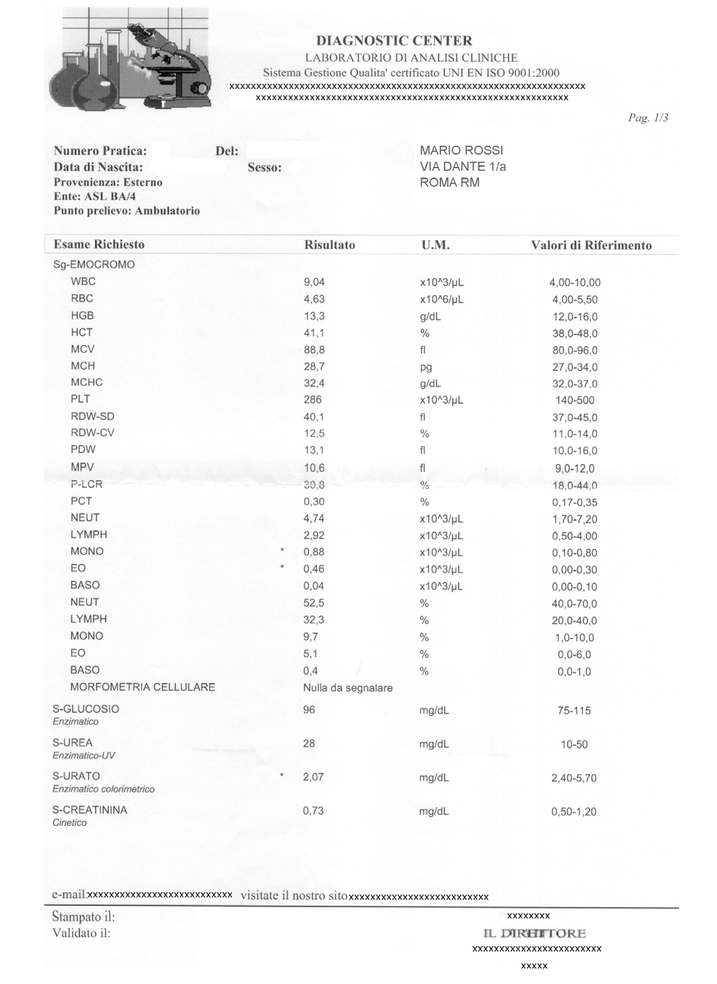
#> input picture ml-service/data/Screenshot-2023-04-03-at-1.01.30-PM.png, 717 x 984 px, shrunk from 1156 x 1586 before the run, found by its file name
$ jupyter execute --allow-errors ocr.ipynb
#> lines starting #> are read from the running program, lines starting #| are printed output that depends on the picture; after the words box and inside, x2 and y2 are one past the last pixel; in counts of white or black regions, pixels touching at a corner belong together
# Instead of making python OCR which doesnt gurantee to extract everything correctly we will use genAI model that will extract and give result in desired format

[cell 1]
"""
medical_ocr.py
Classic OCR (NO GenAI)
- Image or PDF input
- Handles blocks, tables, paragraphs (best-effort)
- Extracts patient info + lab values
- Outputs a Python dictionary
"""

import cv2
import pytesseract
import numpy as np
from PIL import Image
import re
import os
from pdf2image import convert_from_path

# ---------- CONFIG ----------
# If Tesseract is not in PATH, uncomment and set this:
# pytesseract.pytesseract.tesseract_cmd = r"C:\Program Files\Tesseract-OCR\tesseract.exe"

# ---------- IMAGE PREPROCESSING ----------
def preprocess_image(image_path):
    img = cv2.imread(image_path)
#> img is the input picture: shape (984, 717, 3); min 0, max 255, mean 246.5
    if img is None:
        raise FileNotFoundError(f"Cannot read image: {image_path}")

    gray = cv2.cvtColor(img, cv2.COLOR_BGR2GRAY)
    blur = cv2.GaussianBlur(gray, (5, 5), 0)

    # Otsu thresholding for clean text
    thresh = cv2.threshold(
        blur, 0, 255, cv2.THRESH_BINARY + cv2.THRESH_OTSU
    )[1]
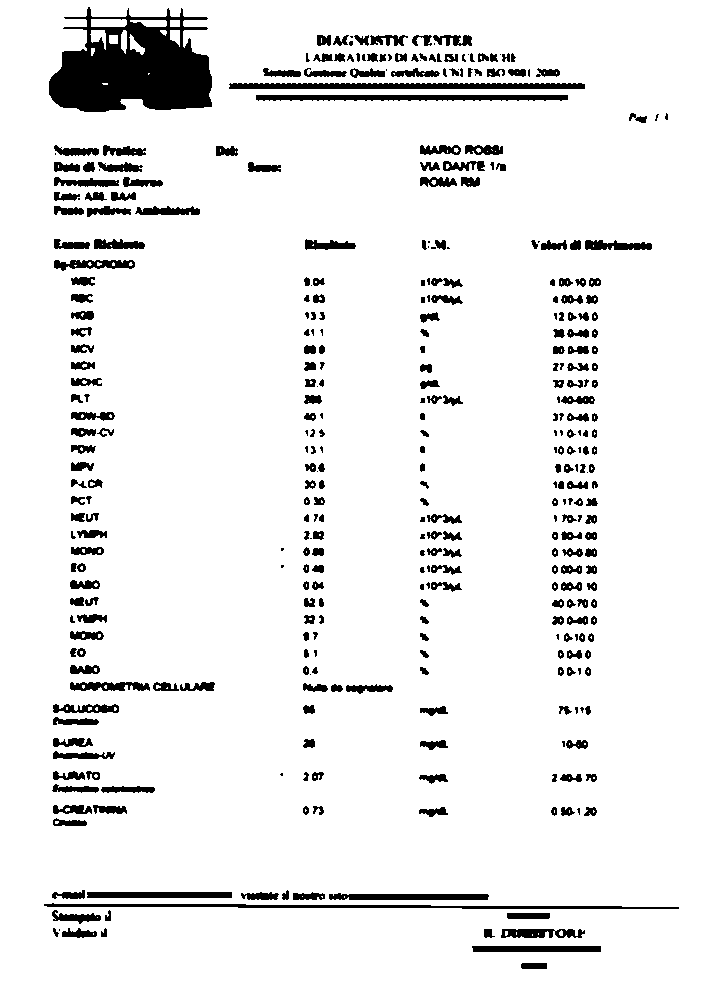
#> thresh: shape (984, 717); 92.6% white; 380 black regions (61 under 20 px), largest, box (x1, y1, x2, y2) and area: (49, 7, 212, 112) 11203, (229, 83, 585, 89) 2012, (44, 903, 679, 909) 1824

    # Optional: deskew
    coords = np.column_stack(np.where(thresh > 0))
#> coords = 653381 pairs, first value 0 to 983, second value 0 to 716
    angle = cv2.minAreaRect(coords)[-1]
#> angle = -90
    if angle < -45:
        angle = -(90 + angle)
#> angle = 0
    else:
        angle = -angle

    (h, w) = thresh.shape[:2]
#> h = 984; w = 717
    M = cv2.getRotationMatrix2D((w // 2, h // 2), angle, 1.0)
#> M = [[1, 0, 0], [0, 1, 0]]
    deskewed = cv2.warpAffine(
        thresh, M, (w, h), flags=cv2.INTER_CUBIC, borderMode=cv2.BORDER_REPLICATE
    )

    return deskewed

# ---------- OCR ----------
def ocr_text_from_image(image_path):
    processed = preprocess_image(image_path)
    config = "--oem 3 --psm 6"  # LSTM engine, block of text
    text = pytesseract.image_to_string(processed, config=config)
    return text

# ---------- PDF TO IMAGES ----------
# [8 lines left out: function pdf_to_images, not called in this run]

# ---------- REGEX HELPERS ----------
def find(pattern, text):
    m = re.search(pattern, text, re.IGNORECASE)
    return m.group(1).strip() if m else None

# ---------- PARSE MEDICAL FIELDS ----------
# [32 lines left out: function parse_medical_report, not called in this run]


# ---------- MAIN PIPELINE ----------
def process_medical_file(path):
    combined_text = ""

    if path.lower().endswith(".pdf"):
        images = pdf_to_images(path)
        for img in images:
            combined_text += "\n" + ocr_text_from_image(img)
            # cleanup temp images
            try:
                os.remove(img)
            except OSError:
                pass
    else:
        combined_text = ocr_text_from_image(path)

    return parse_medical_report(combined_text)

# ---------- RUN EXAMPLE ----------
#> (the rest of this cell did not finish here and is left out)
